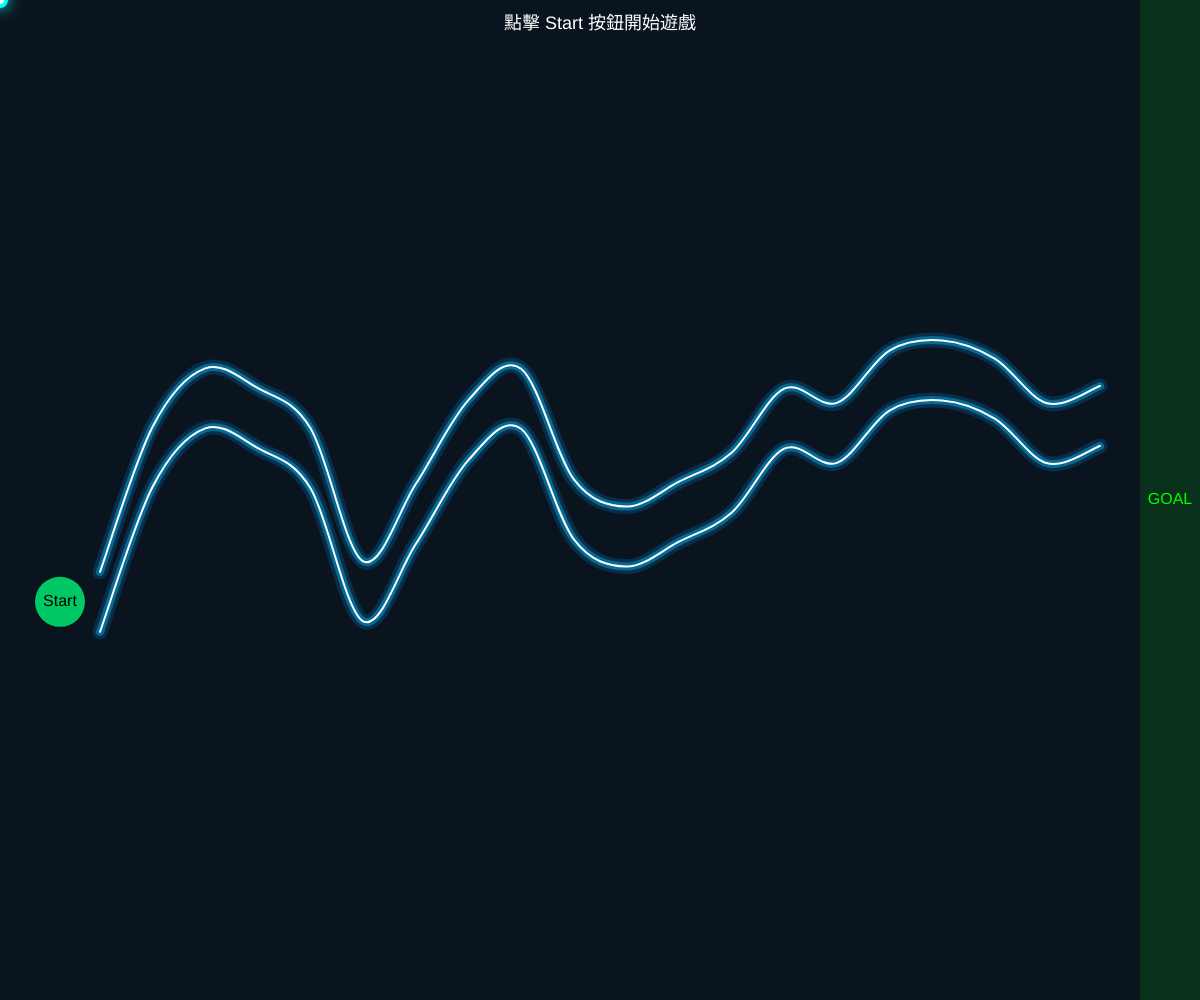
Frame 1 (no input)
Frame 60 (no input): identical to frame 1, image omitted
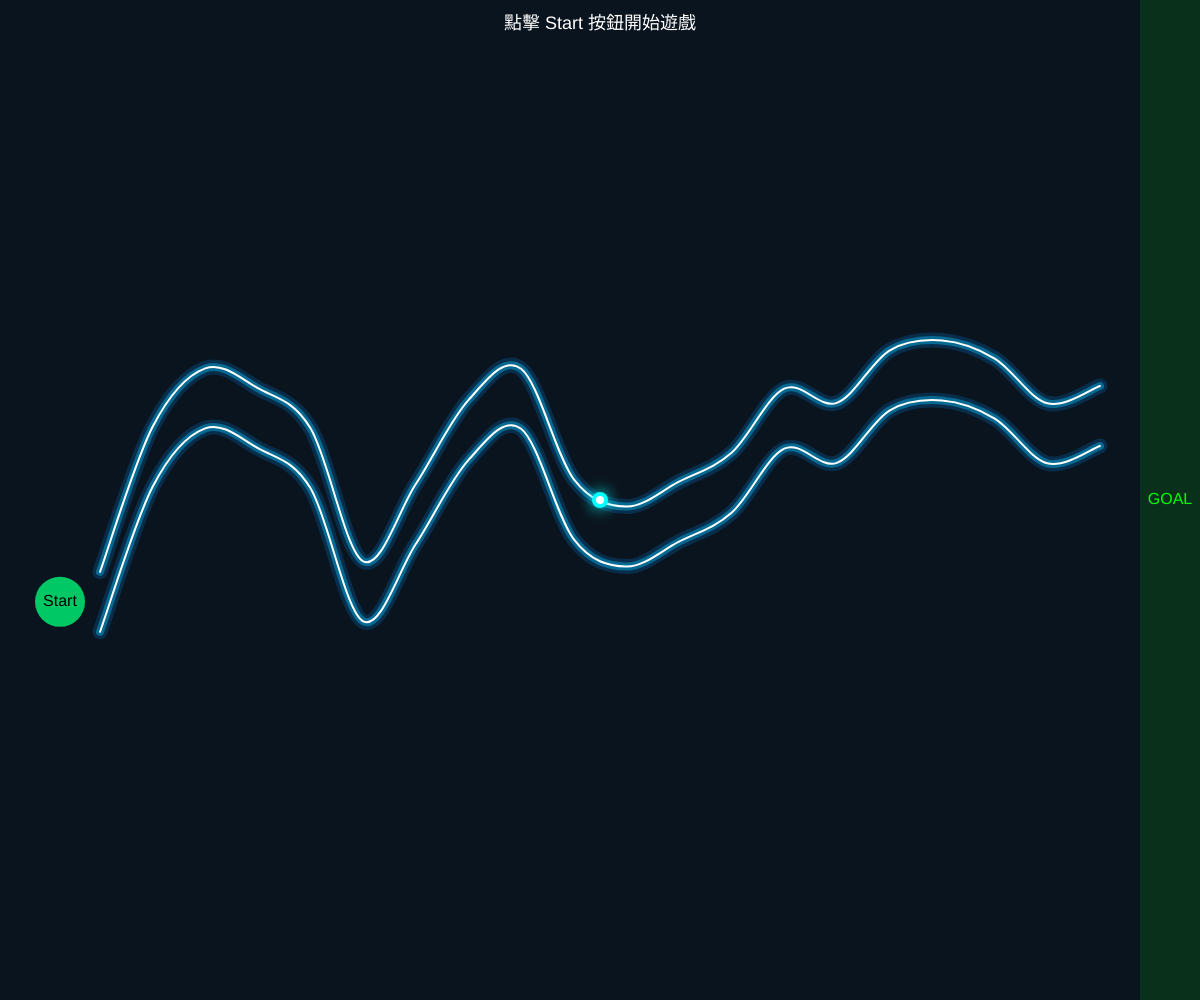
Frame 120 (the mouse pressed at the canvas centre since frame 60)

The p5.js sketch that drew these frames (run headless with seeded random() and noise() and a simulated clock; from frame 60 on, the mouse is pressed at the canvas centre):

// p5.js sketch
// ── sketch.js
// 遊戲狀態：WAITING (等待), PLAYING (遊戲中), FAILED (失敗), SUCCESS (成功)
let gameState = 'WAITING';

// 用於儲存軌道頂點的陣列
let upperPath = [];
let lowerPath = [];

// 軌道生成的參數
const pathSegments = 20; // 軌道的頂點數量
const pathGap = 60;      // 軌道的寬度 (安全區)
const playerRadius = 8;  // 玩家球體的半徑
let collisionPoint = null; // 紀錄碰撞點座標

// 開始與結束區域的物件
let startZone;
let endZone;

function setup() {
  createCanvas(windowWidth, windowHeight); // 使用全螢幕

  // 定義開始與結束區域
  startZone = { x: 60, y: height / 2, r: 50 };
  endZone = { x: width - 60, y: 0, w: 60, h: height };

  // 產生初始軌道
  generateTrack();
}

/**
 * 產生隨機的軌道路徑
 */
function generateTrack() {
  upperPath = [];
  lowerPath = [];
  
  const startY = height / 2;
  
  // 根據畫布寬度動態計算軌道每段的水平距離
  const trackStartX = 100;
  const trackWidth = width - trackStartX - 100; // 軌道左右留出邊距
  const pathStep = trackWidth / (pathSegments - 1);
  
  // 循環生成軌道的各個頂點
  for (let i = 0; i < pathSegments; i++) {
    const x = i * pathStep + trackStartX;
    // 使用 Perlin noise 產生平滑的隨機 Y 座標偏移
    const yOffset = (noise(i * 0.4, frameCount * 0.01) - 0.5) * (height * 0.6);
    let y = startY + yOffset;
    
    // 限制 Y 座標，確保軌道不會超出畫布
    y = constrain(y, pathGap, height - pathGap);

    // 建立上、下邊界的頂點向量
    upperPath.push(createVector(x, y - pathGap / 2));
    lowerPath.push(createVector(x, y + pathGap / 2));
  }

  // 為了讓 curveVertex 能畫出從頭到尾的完整曲線，
  // 必須在陣列的開頭和結尾各複製一個點作為控制點。
  upperPath.unshift(upperPath[0]);
  upperPath.push(upperPath[upperPath.length - 1]);
  lowerPath.unshift(lowerPath[0]);
  lowerPath.push(lowerPath[lowerPath.length - 1]);
  
  // 將開始按鈕的 Y 座標對齊軌道的起點
  startZone.y = (upperPath[1].y + lowerPath[1].y) / 2;
}

/**
 * 當瀏覽器視窗大小改變時，自動呼叫此函式
 */
function windowResized() {
  resizeCanvas(windowWidth, windowHeight);
  // 更新結束區域的定義
  endZone.x = width - 60;
  endZone.h = height;
  generateTrack(); // 重新生成軌道以適應新尺寸
  gameState = 'WAITING'; // 重置遊戲
  collisionPoint = null;
}

function draw() {
  background(10, 20, 30); // 深色背景

  drawTrack();
  drawUI();
  
  // 繪製玩家球體
  drawPlayer();

  // 只在 PLAYING 狀態下檢查碰撞和成功條件
  if (gameState === 'PLAYING') {
    checkCollision();
    checkSuccess();
  } else if (gameState === 'FAILED' && collisionPoint) {
    // 失敗時顯示電擊特效
    drawElectricShock();
  }
}

/**
 * 繪製軌道
 */
function drawTrack() {
  // 透過繪製多次、不同粗細和透明度的線條來製造發光效果
  stroke(0, 150, 255, 50);
  strokeWeight(15);
  drawPath(upperPath);
  drawPath(lowerPath);

  stroke(0, 200, 255, 100);
  strokeWeight(8);
  drawPath(upperPath);
  drawPath(lowerPath);

  // 繪製主要的軌道線
  stroke(255);
  strokeWeight(2);
  drawPath(upperPath);
  drawPath(lowerPath);
}

/**
 * 輔助函式：根據給定的路徑點繪製一條曲線
 * @param {p5.Vector[]} path - 包含頂點的陣列
 */
function drawPath(path) {
  noFill();
  beginShape();
  for (const p of path) {
    curveVertex(p.x, p.y);
  }
  endShape();
}

/**
 * 繪製玩家球體
 */
function drawPlayer() {
  noStroke();
  
  // 根據狀態改變顏色
  if (gameState === 'FAILED') {
    fill(255, 50, 50);
  } else if (gameState === 'SUCCESS') {
    fill(50, 255, 50);
  } else {
    fill(0, 255, 255);
  }
  
  // 發光效果 (使用原生 Canvas API)
  drawingContext.shadowBlur = 15;
  drawingContext.shadowColor = color(0, 255, 255);
  ellipse(mouseX, mouseY, playerRadius * 2);
  drawingContext.shadowBlur = 0; // 重置
  
  // 核心
  fill(255);
  ellipse(mouseX, mouseY, playerRadius);
}

/**
 * 繪製電擊特效
 */
function drawElectricShock() {
  stroke(255, 255, 0);
  strokeWeight(2);
  noFill();
  
  // 產生隨機的閃電線條連接球體與碰撞點
  const segments = 5;
  beginShape();
  vertex(mouseX, mouseY);
  for (let i = 1; i < segments; i++) {
    const t = i / segments;
    const x = lerp(mouseX, collisionPoint.x, t);
    const y = lerp(mouseY, collisionPoint.y, t);
    // 加入隨機抖動
    vertex(x + random(-10, 10), y + random(-10, 10));
  }
  vertex(collisionPoint.x, collisionPoint.y);
  endShape();
  
  // 碰撞點火花
  fill(255, 200, 0);
  noStroke();
  for(let i=0; i<5; i++) {
    ellipse(collisionPoint.x + random(-10, 10), collisionPoint.y + random(-10, 10), random(2, 6));
  }
}

/**
 * 繪製使用者介面 (UI)
 */
function drawUI() {
  // 繪製開始區域的圓形按鈕
  if (gameState === 'WAITING' || gameState === 'FAILED') {
    const d = dist(mouseX, mouseY, startZone.x, startZone.y);
    if (d < startZone.r / 2) {
      fill(0, 255, 150); // 滑鼠懸停時變亮
    } else {
      fill(0, 200, 100);
    }
    noStroke();
    ellipse(startZone.x, startZone.y, startZone.r);
    fill(0);
    textAlign(CENTER, CENTER);
    textSize(16);
    text('Start', startZone.x, startZone.y);
  }

  // 繪製結束區域
  noStroke();
  fill(0, 255, 0, 30);
  rect(endZone.x, endZone.y, endZone.w, endZone.h);
  fill(0, 255, 0);
  textAlign(CENTER, CENTER);
  textSize(16);
  text('GOAL', endZone.x + endZone.w/2, height/2);

  // 根據遊戲狀態顯示不同的文字
  let statusText = '';
  let statusColor = color(255);
  textSize(18);
  textAlign(CENTER, TOP);

  switch (gameState) {
    case 'WAITING':
      statusText = '點擊 Start 按鈕開始遊戲';
      break;
    case 'PLAYING':
      statusText = '遊戲進行中... 請將滑鼠保持在軌道內！';
      break;
    case 'FAILED':
      statusText = '遊戲失敗！點擊任意處重新開始。';
      statusColor = color(255, 80, 80);
      break;
    case 'SUCCESS':
      statusText = '恭喜過關！點擊任意處再玩一次。';
      statusColor = color(80, 255, 80);
      break;
  }
  
  noStroke();
  fill(statusColor);
  text(statusText, width / 2, 15);
}

/**
 * 檢查滑鼠是否與軌道邊界碰撞
 */
function checkCollision() {
  // --- 碰撞偵測說明 ---
  // 為了判斷滑鼠是否碰到曲線邊界，我們不能直接比較滑鼠與儲存的頂點 (vertices)。
  // 因為 curveVertex 會在這些頂點之間產生平滑的曲線，滑鼠可能碰到曲線本身，而不是頂點。
  //
  // 正確的作法是：
  // 1. 根據滑鼠的 X 座標 (mouseX)，找出它在哪兩個路徑頂點之間。
  // 2. 使用 p5.js 的 curvePoint() 函式，計算出在該 mouseX 位置上，「上邊界」與「下邊界」曲線實際的 Y 座標。
  //    curvePoint() 需要四個連續的點 (p1, p2, p3, p4) 和一個 0 到 1 之間的 t 值來計算曲線上的點。
  //    - p2 和 p3 是當前線段的起點和終點。
  //    - p1 和 p4 是前後的控制點。
  //    - t 值是 mouseX 在 p2.x 和 p3.x 之間的比例位置。
  // 3. 最後，比較滑鼠的 Y 座標 (mouseY) 是否在上、下邊界的 Y 座標範圍之外。
  //    - 如果 mouseY < 上邊界Y 或 mouseY > 下邊界Y，就代表發生了碰撞。

  const firstPathX = upperPath[1].x;
  const lastPathX = upperPath[upperPath.length - 2].x;

  // 狀況1：滑鼠在軌道主要路徑的左邊
  if (mouseX < firstPathX) {
    // 檢查是否在 Start 按鈕圓形範圍內
    const d = dist(mouseX, mouseY, startZone.x, startZone.y);
    if (d <= startZone.r / 2) {
      return; // 安全，在按鈕內
    }

    // 檢查是否在按鈕與軌道之間的過渡區域 (避免一出按鈕就死)
    // 允許滑鼠在按鈕右側 (mouseX > startZone.x) 且高度在軌道入口範圍內
    if (mouseX > startZone.x) {
      const startUpperY = upperPath[1].y;
      const startLowerY = lowerPath[1].y;
      // 檢查球的上下邊緣是否都在安全區內
      if (mouseY - playerRadius > startUpperY && mouseY + playerRadius < startLowerY) {
        return; // 安全，在過渡區
      }
    }

    // 否則判定失敗
    gameState = 'FAILED';
    // 在過渡區失敗時，碰撞點設為最近的邊界 (簡單估算)
    collisionPoint = {x: mouseX, y: mouseY < height/2 ? upperPath[1].y : lowerPath[1].y};
    return; 
  }

  // 狀況2：滑鼠在軌道主要路徑的右邊 (朝終點前進)
  if (mouseX > lastPathX) {
    // 檢查滑鼠是否維持在軌道終點的垂直安全範圍內
    const endUpperY = upperPath[upperPath.length - 2].y;
    const endLowerY = lowerPath[lowerPath.length - 2].y;
    if (mouseY - playerRadius < endUpperY || mouseY + playerRadius > endLowerY) {
      gameState = 'FAILED';
      collisionPoint = {x: mouseX, y: mouseY < height/2 ? endUpperY : endLowerY};
    }
    return; // 不進行後續檢查
  }

  // 狀況3：滑鼠在軌道主要路徑的水平範圍內，進行精確的曲線碰撞偵測
  // 1. 找出滑鼠所在的線段索引
  let segmentIndex = -1;
  // 從索引 1 開始，因為 curveVertex 的第一個點是控制點
  for (let i = 1; i < upperPath.length - 2; i++) {
    if (mouseX >= upperPath[i].x && mouseX <= upperPath[i + 1].x) {
      segmentIndex = i;
      break;
    }
  }

  if (segmentIndex !== -1) {
    // 2. 取得計算 curvePoint 所需的四個點
    const p1_upper = upperPath[segmentIndex - 1];
    const p2_upper = upperPath[segmentIndex];
    const p3_upper = upperPath[segmentIndex + 1];
    const p4_upper = upperPath[segmentIndex + 2];

    const p1_lower = lowerPath[segmentIndex - 1];
    const p2_lower = lowerPath[segmentIndex];
    const p3_lower = lowerPath[segmentIndex + 1];
    const p4_lower = lowerPath[segmentIndex + 2];

    // 計算 t 值 (mouseX 在當前線段的 X 軸上的比例)
    const t = (mouseX - p2_upper.x) / (p3_upper.x - p2_upper.x);

    // 3. 使用 curvePoint() 計算在 mouseX 位置上，曲線的精確 Y 座標
    const upperBoundaryY = curvePoint(p1_upper.y, p2_upper.y, p3_upper.y, p4_upper.y, t);
    const lowerBoundaryY = curvePoint(p1_lower.y, p2_lower.y, p3_lower.y, p4_lower.y, t);

    // 4. 比較 mouseY 是否在安全範圍內
    // 考慮球的半徑
    if (mouseY - playerRadius < upperBoundaryY) {
      gameState = 'FAILED';
      collisionPoint = {x: mouseX, y: upperBoundaryY};
    } else if (mouseY + playerRadius > lowerBoundaryY) {
      gameState = 'FAILED';
      collisionPoint = {x: mouseX, y: lowerBoundaryY};
    }
  } else {
    // 理論上，如果滑鼠在軌道範圍內，總能找到一個線段。
    // 如果找不到（例如浮點數精度問題），為求安全也判定為失敗。
    gameState = 'FAILED';
  }
}

/**
 * 檢查是否到達終點
 */
function checkSuccess() {
  if (mouseX > endZone.x) {
    gameState = 'SUCCESS';
  }
}

/**
 * 處理滑鼠點擊事件
 */
function mousePressed() {
  if (gameState === 'WAITING') {
    const d = dist(mouseX, mouseY, startZone.x, startZone.y);
    if (d < startZone.r / 2) {
      gameState = 'PLAYING';
    }
  } else if (gameState === 'FAILED' || gameState === 'SUCCESS') {
    // 如果遊戲失敗或成功，點擊任意處即可重置遊戲
    gameState = 'WAITING';
    collisionPoint = null;
    generateTrack(); // 產生一條新的軌道
  }
}
